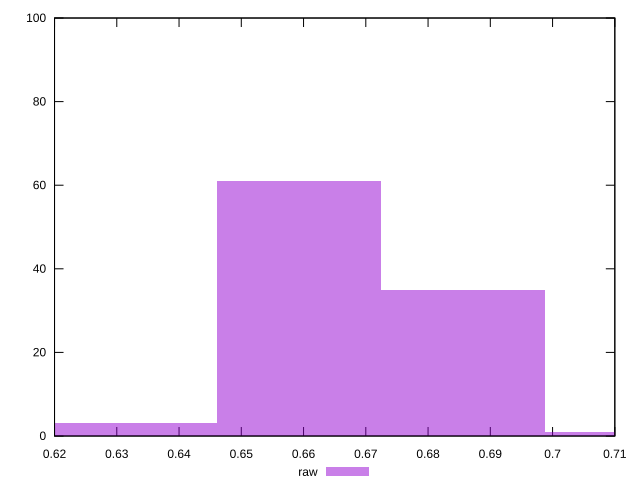

Write the gnuplot code that produced this figure.
reset

$raw <<EOF
0.6856515812599436 35
0.6592803665960997 61
0.6329091519322557 3
0.7120227959237877 1
EOF

set key outside below
set boxwidth 0.026371214663843987
set xrange [0.62:0.71]
set yrange [0:100]
set trange [0:100]
set style fill transparent solid 0.5 noborder
set terminal svg size 640, 490 enhanced background rgb 'white'
set output "report_00022_2021-02-20T12:08:46.964Z/meta/score/samples/pages+cached+noadtech/raw/histogram.svg"

plot $raw title "raw" with boxes

reset
